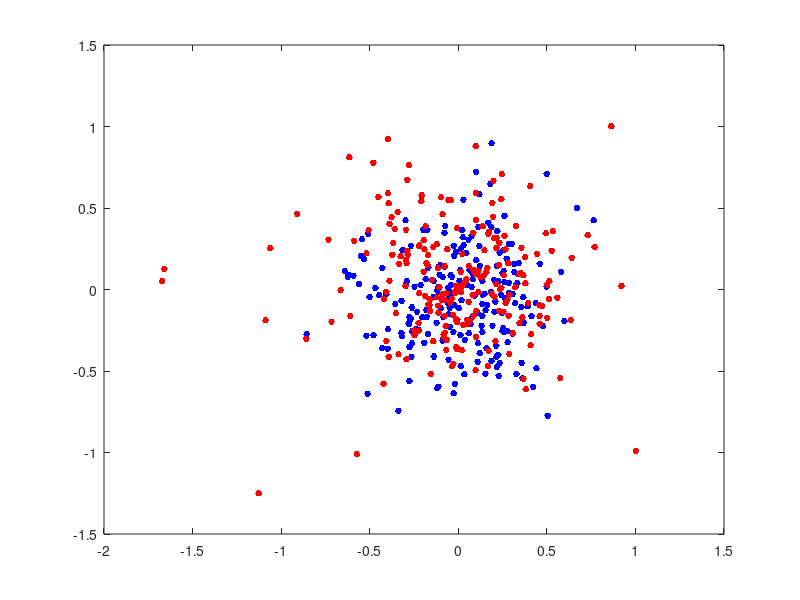

MATLAB code to generate this figure:
load testdata_scz_Z1_ctl_Z0.mat
[~,score]=pca([Z0;Z1]);
figure;
plot(score(1:212,1),score(1:212,2),'b.','markersize',15)
hold on
plot(score(213:end,1),score(213:end,2),'r.','markersize',15);
